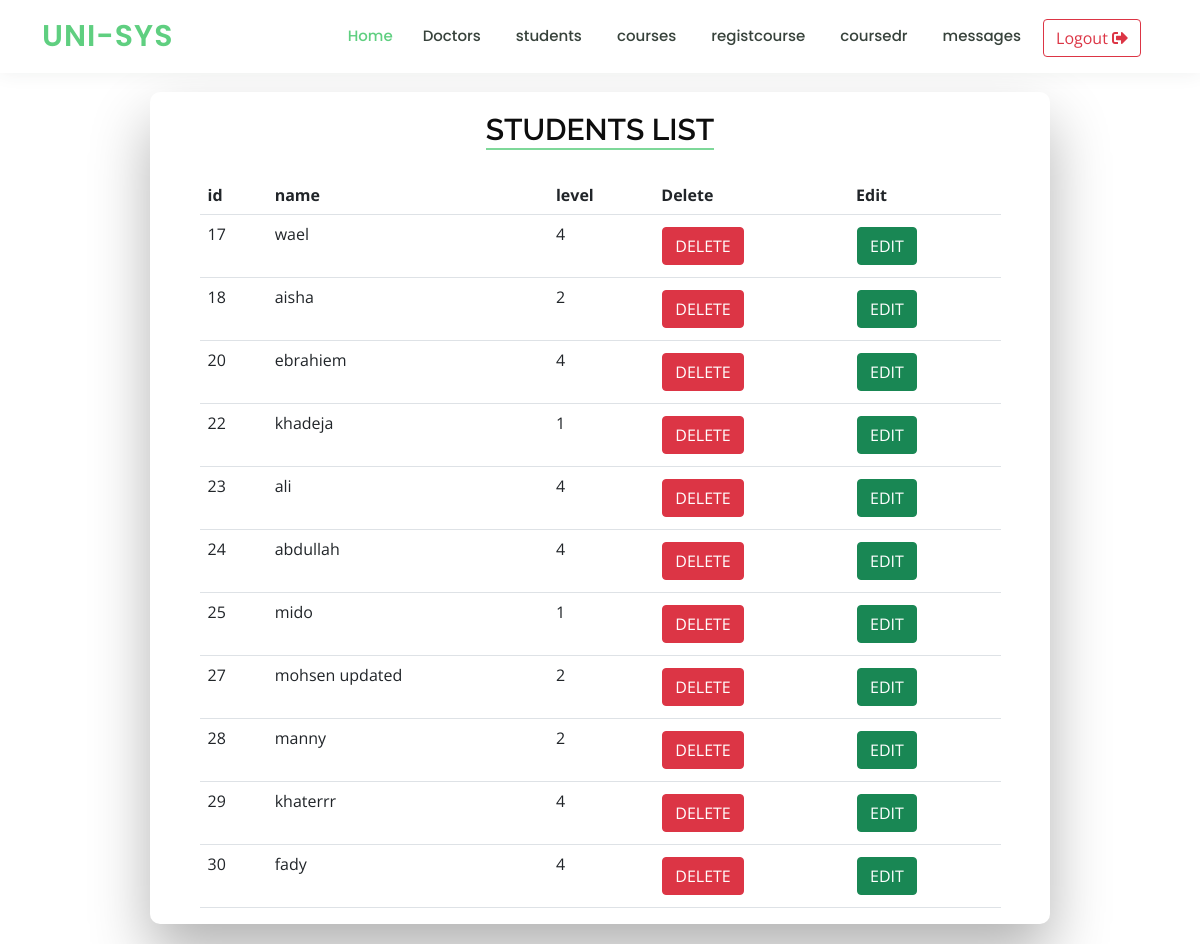
The page /admin/students/list.php (signed in) on the database its author committed.
### tables this page shows
CREATE TABLE `students` (
  `id` int(11) NOT NULL,
  `std_name` varchar(250) NOT NULL,
  `stu_image` varchar(255) DEFAULT NULL,
  `std_password` varchar(250) NOT NULL,
  `levelId` int(11) NOT NULL
);

### admin/students/list.php (the view, shortened to what this page needs)
<?php ob_start();
 include '../shared/header.php';
include  '../general/connection.php';
$select = "SELECT * FROM students";
$s = mysqli_query($conn, $select);
?>
<div class="wrapper fadeInDown">
    <div id="formContent">
        <h2 class="active">Students List </h2>
        <div class="container col-11 mt-3 justify-content-center  text-ceter">
            <table class="table text-ceter">
                <tr>
                    <th>id</th>
                    <th>name</th>
                    <th>level</th>
                    <th>Delete</th>
                    <th>Edit</th>
                </tr>
                <tr>
                    <?php foreach ($s as $data) { ?>
                        <td><?php echo $data['id'] ?></td>
                        <td><?php echo $data['std_name'] ?></td>
                        <td><?php echo $data['levelId'] ?></td>
                        <td> <a href="list.php?delete=<?php echo $data['id'] ?>" class="btn btn-danger">DELETE</a></td>
                        <td> <a href="add.php?edit=<?php echo $data['id'] ?>" class="btn btn-success">EDIT</a></td>
                </tr>
            <?php } ?>
            </table>
        </div>
    </div>
</div>
<?php include '../shared/script.php'; ?>

### assets/css/style.css (style rules this page uses)
body { font-family: "Open Sans", sans-serif; color: #444444; padding-top: 72px; }
a { color: #5fcf80; text-decoration: none; }
h1, h2, h3, h4, h5, h6 { font-family: "Raleway", sans-serif; }
.wrapper { display: flex; align-items: center; flex-direction: column; justify-content: center; width: 100%; min-height: 100%; padding: 20px; }
#formContent { -webkit-border-radius: 10px 10px 10px 10px; border-radius: 10px 10px 10px 10px; background: #fff; padding: 30px; width: 90%; max-width: 900px; position: relative; padding: 0px; -webkit-box-shadow: 0 30px 60px 0 rgba(0,0,0,0.3); box-shadow: 0 30px 60px 0 rgba(0,0,0,0.3); text-align: center; }
h2 { text-align: center; font-size: 30px; font-weight: 600; text-transform: uppercase; display:inline-block; margin: 20px 8px 10px 8px; color: #cccccc; }
h2.active { color: #0d0d0d; border-bottom: 2px solid #7ed899; }
.fadeInDown { -webkit-animation-name: fadeInDown; animation-name: fadeInDown; -webkit-animation-duration: 1s; animation-duration: 1s; -webkit-animation-fill-mode: both; animation-fill-mode: both; }
* { box-sizing: border-box; }
.btn { color: white; text-align: center; text-decoration: none; display: inline-block; box-shadow: none; margin: 4px 1px; }

### rows shown on the page
students: id "17", std_name "wael", levelId "4"
students: id "18", std_name "aisha", levelId "2"
students: id "20", std_name "ebrahiem", levelId "4"
students: id "22", std_name "khadeja", levelId "1"
students: id "23", std_name "ali", levelId "4"
students: id "24", std_name "abdullah", levelId "4"
students: id "25", std_name "mido", levelId "1"
students: id "27", std_name "mohsen updated", levelId "2"
students: id "28", std_name "manny", levelId "2"
students: id "29", std_name "khaterrr", levelId "4"
students: id "30", std_name "fady", levelId "4"
